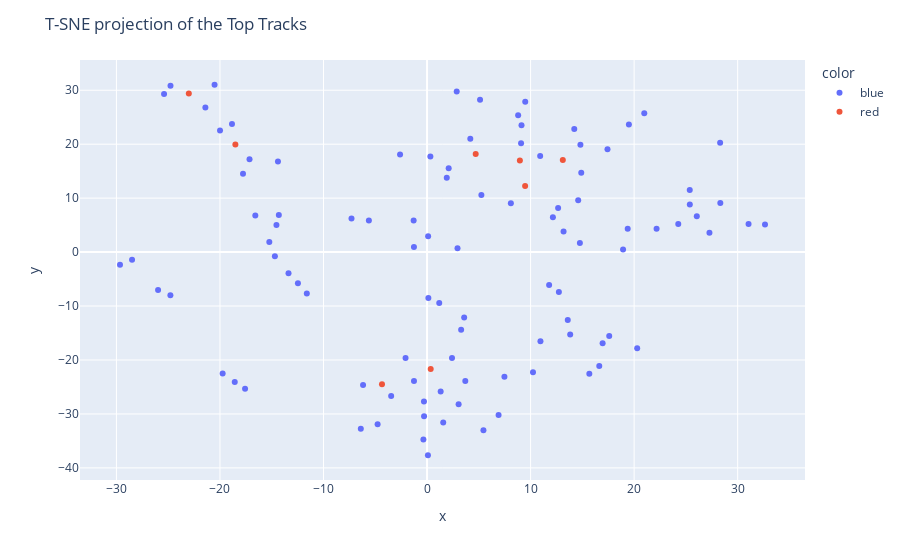

The notebook cell this image was saved under:
### Markdown cell above
## Uso

Para poder visualizar los tracks, usamos TSNe que reduce la dimensionalidad de los metaVectors.

### Code cell
X = [s.getMetadataVector() for s in allTracks]
usersMetaVectors = [u.getUserVectorFromListened() for u in testUsers]
X.extend(usersMetaVectors)
X = np.array(X)

tsne_pipeline = Pipeline([('scaler', StandardScaler(with_mean=False)),
                          ('tsne', TSNE(n_components=2, random_state=0, perplexity=7, init='random'))])
track_embedding = tsne_pipeline.fit_transform(X)

projection = pd.DataFrame(columns=['x', 'y'], data=track_embedding
                          )
labelNames = [s.name for s in allTracks]
labelNames.extend([u.spotify_id for u in testUsers])
projection["name"] = labelNames

labelArtist = [s.artists[0] for s in allTracks]
labelArtist.extend(["User" for u in testUsers])
projection["artist"] = labelArtist

labelColor = ["blue" for s in allTracks]
labelColor.extend(["red" for u in testUsers])
projection["color"] = labelColor

fig = px.scatter(projection, x='x', y='y', color='color', hover_data=['x', 'y', 'name', 'artist'])
fig.update_layout(title='T-SNE Subespacio de Tracks')
fig.show()

### Figure 1 — Plotly figure (JSON) as saved in the notebook; plotly's stock layout.template omitted (floating-point values rounded to 4 significant figures; data arrays with more than 128 entries replaced by an {"elided": "..."} marker saying what was removed)
{"data": [{"customdata": {"elided": "100x2 str values"}, "hovertemplate": "color=blue<br>x=%{x}<br>y=%{y}<br>name=%{customdata[0]}<br>artist=%{customdata[1]}<extra></extra>", "legendgroup": "blue", "marker": {"color": "#636efa", "symbol": "circle"}, "mode": "markers", "name": "blue", "orientation": "v", "showlegend": true, "type": "scatter", "x": [31.05, 4.177, 9.483, 2.089, 1.316, 10.23, 32.64, 9.081, 1.905, 8.798, 17.43, -19.74, 2.41, 15.67, 26.05, 5.118, 18.93, -2.078, 9.123, 24.26, 14.89, 14.6, -5.617, -7.296, 14.81, 14.22, -2.607, 12.66, 10.92, -6.18, 3.693, 17.59, 1.178, -1.263, 0.1274, 3.048, 16.96, 11.79, 7.473, 25.37, -0.2983, 22.17, 0.1041, -20.52, -18.84, -17.14, -19.99, -21.41, -25.4, -14.4, -1.267, 0.08519, -17.78, -24.78, 13.19, 28.33, 19.49, 16.63, -28.49, 2.865, -17.58, 8.093, 19.38, 2.942, -24.79, -18.57, 5.446, -14.32, 10.95, -15.23, -14.55, 14.76, 28.31, -29.66, 5.247, 20.3, -16.59, -14.7, -0.3523, 6.909, -13.38, -12.47, 20.98, -11.61, -3.466, 13.59, 12.73, -4.776, 0.3228, -1.294, 1.562, 3.292, 12.16, -0.2884, 3.585, 27.27, 25.38, -25.98, 13.82, -6.398], "xaxis": "x", "y": [5.185, 21.01, 27.87, 15.55, -25.83, -22.29, 5.115, 20.17, 13.77, 25.37, 19.05, -22.48, -19.61, -22.53, 6.649, 28.22, 0.4806, -19.64, 23.53, 5.218, 14.69, 9.591, 5.853, 6.204, 19.89, 22.84, 18.09, 8.154, 17.83, -24.64, -23.91, -15.53, -9.458, -23.9, -8.505, -28.21, -16.9, -6.083, -23.12, 11.51, -27.68, 4.343, 2.919, 31.02, 23.73, 17.22, 22.56, 26.78, 29.3, 16.8, 0.9334, -37.66, 14.51, 30.85, 3.824, 9.087, 23.63, -21.1, -1.408, 29.75, -25.31, 9.071, 4.338, 0.7313, -8.016, -24.06, -33.04, 6.86, -16.51, 1.865, 5.02, 1.695, 20.26, -2.334, 10.58, -17.82, 6.798, -0.7648, -34.73, -30.22, -3.929, -5.761, 25.71, -7.654, -26.68, -12.56, -7.409, -31.92, 17.74, 5.862, -31.59, -14.41, 6.461, -30.45, -12.1, 3.598, 8.805, -7.037, -15.29, -32.74], "yaxis": "y"}, {"customdata": [["House fan", "User"], ["Duki Fan", "User"], ["Emilia Fan", "User"], ["Taylor Swift Fan", "User"], ["The 1975 Fan", "User"], ["Taylor Swift and Emilia Fan", "User"], ["The 1975 and Taylor Swift Fan", "User"], ["Skrillex Fan", "User"]], "hovertemplate": "color=red<br>x=%{x}<br>y=%{y}<br>name=%{customdata[0]}<br>artist=%{customdata[1]}<extra></extra>", "legendgroup": "red", "marker": {"color": "#EF553B", "symbol": "circle"}, "mode": "markers", "name": "red", "orientation": "v", "showlegend": true, "type": "scatter", "x": [-18.51, 0.353, -4.352, 4.698, 13.11, 9.473, 8.964, -23.01], "xaxis": "x", "y": [19.96, -21.68, -24.48, 18.19, 17.09, 12.27, 16.97, 29.39], "yaxis": "y"}], "layout": {"legend": {"title": {"text": "color"}, "tracegroupgap": 0}, "margin": {"t": 60}, "title": {"text": "T-SNE projection of the Top Tracks"}, "xaxis": {"anchor": "y", "domain": [0, 1], "title": {"text": "x"}}, "yaxis": {"anchor": "x", "domain": [0, 1], "title": {"text": "y"}}}}
